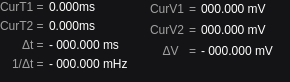
<?xml version="1.0" encoding="UTF-8"?>
<ui version="4.0">
 <class>CursorReadouts</class>
 <widget class="QWidget" name="CursorReadouts">
  <property name="geometry">
   <rect>
    <x>0</x>
    <y>0</y>
    <width>290</width>
    <height>82</height>
   </rect>
  </property>
  <property name="sizePolicy">
   <sizepolicy hsizetype="Fixed" vsizetype="Fixed">
    <horstretch>0</horstretch>
    <verstretch>0</verstretch>
   </sizepolicy>
  </property>
  <property name="maximumSize">
   <size>
    <width>290</width>
    <height>82</height>
   </size>
  </property>
  <property name="windowTitle">
   <string>Form</string>
  </property>
  <layout class="QHBoxLayout" name="horizontalLayout">
   <property name="spacing">
    <number>0</number>
   </property>
   <property name="leftMargin">
    <number>0</number>
   </property>
   <property name="topMargin">
    <number>0</number>
   </property>
   <property name="rightMargin">
    <number>0</number>
   </property>
   <property name="bottomMargin">
    <number>0</number>
   </property>
   <item>
    <widget class="QWidget" name="TimeCursors" native="true">
     <property name="sizePolicy">
      <sizepolicy hsizetype="Fixed" vsizetype="Fixed">
       <horstretch>148</horstretch>
       <verstretch>92</verstretch>
      </sizepolicy>
     </property>
     <property name="minimumSize">
      <size>
       <width>148</width>
       <height>82</height>
      </size>
     </property>
     <property name="maximumSize">
      <size>
       <width>150</width>
       <height>82</height>
      </size>
     </property>
     <property name="styleSheet">
      <string notr="true">QWidget {
  background-color: rgb(20, 20, 22);
  color: white;
}
</string>
     </property>
     <layout class="QGridLayout" name="gridLayout">
      <property name="leftMargin">
       <number>0</number>
      </property>
      <property name="topMargin">
       <number>0</number>
      </property>
      <property name="rightMargin">
       <number>0</number>
      </property>
      <property name="bottomMargin">
       <number>0</number>
      </property>
      <property name="spacing">
       <number>5</number>
      </property>
      <item row="0" column="3">
       <spacer name="verticalSpacer_3">
        <property name="orientation">
         <enum>Qt::Vertical</enum>
        </property>
        <property name="sizeType">
         <enum>QSizePolicy::Fixed</enum>
        </property>
        <property name="sizeHint" stdset="0">
         <size>
          <width>0</width>
          <height>0</height>
         </size>
        </property>
       </spacer>
      </item>
      <item row="5" column="0">
       <spacer name="verticalSpacer_2">
        <property name="orientation">
         <enum>Qt::Vertical</enum>
        </property>
        <property name="sizeType">
         <enum>QSizePolicy::Expanding</enum>
        </property>
        <property name="sizeHint" stdset="0">
         <size>
          <width>0</width>
          <height>0</height>
         </size>
        </property>
       </spacer>
      </item>
      <item row="4" column="0">
       <spacer name="horizontalSpacer_2">
        <property name="orientation">
         <enum>Qt::Horizontal</enum>
        </property>
        <property name="sizeType">
         <enum>QSizePolicy::Fixed</enum>
        </property>
        <property name="sizeHint" stdset="0">
         <size>
          <width>0</width>
          <height>0</height>
         </size>
        </property>
       </spacer>
      </item>
      <item row="1" column="3">
       <spacer name="horizontalSpacer">
        <property name="orientation">
         <enum>Qt::Horizontal</enum>
        </property>
        <property name="sizeType">
         <enum>QSizePolicy::Fixed</enum>
        </property>
        <property name="sizeHint" stdset="0">
         <size>
          <width>0</width>
          <height>0</height>
         </size>
        </property>
       </spacer>
      </item>
      <item row="3" column="1" alignment="Qt::AlignRight">
       <widget class="QLabel" name="timeDeltaLabel">
        <property name="sizePolicy">
         <sizepolicy hsizetype="Fixed" vsizetype="Fixed">
          <horstretch>0</horstretch>
          <verstretch>0</verstretch>
         </sizepolicy>
        </property>
        <property name="styleSheet">
         <string notr="true">color: rgba(255, 255, 255, 153);</string>
        </property>
        <property name="text">
         <string>Δt =</string>
        </property>
        <property name="alignment">
         <set>Qt::AlignLeading|Qt::AlignLeft|Qt::AlignVCenter</set>
        </property>
       </widget>
      </item>
      <item row="1" column="2">
       <widget class="QLabel" name="cursorT1">
        <property name="sizePolicy">
         <sizepolicy hsizetype="Fixed" vsizetype="Fixed">
          <horstretch>0</horstretch>
          <verstretch>0</verstretch>
         </sizepolicy>
        </property>
        <property name="text">
         <string>0.000ms</string>
        </property>
       </widget>
      </item>
      <item row="2" column="1" alignment="Qt::AlignRight">
       <widget class="QLabel" name="cursorT2label">
        <property name="sizePolicy">
         <sizepolicy hsizetype="Fixed" vsizetype="Fixed">
          <horstretch>0</horstretch>
          <verstretch>0</verstretch>
         </sizepolicy>
        </property>
        <property name="styleSheet">
         <string notr="true">color: rgba(255, 255, 255, 153);</string>
        </property>
        <property name="text">
         <string>CurT2 =</string>
        </property>
        <property name="alignment">
         <set>Qt::AlignLeading|Qt::AlignLeft|Qt::AlignVCenter</set>
        </property>
       </widget>
      </item>
      <item row="4" column="1" alignment="Qt::AlignRight">
       <widget class="QLabel" name="frequencyDeltaLabel">
        <property name="sizePolicy">
         <sizepolicy hsizetype="Fixed" vsizetype="Fixed">
          <horstretch>0</horstretch>
          <verstretch>0</verstretch>
         </sizepolicy>
        </property>
        <property name="styleSheet">
         <string notr="true">color: rgba(255, 255, 255, 153);</string>
        </property>
        <property name="text">
         <string>1/Δt =</string>
        </property>
        <property name="alignment">
         <set>Qt::AlignLeading|Qt::AlignLeft|Qt::AlignVCenter</set>
        </property>
       </widget>
      </item>
      <item row="3" column="2" colspan="2">
       <widget class="QLabel" name="timeDelta">
        <property name="sizePolicy">
         <sizepolicy hsizetype="Fixed" vsizetype="Fixed">
          <horstretch>0</horstretch>
          <verstretch>0</verstretch>
         </sizepolicy>
        </property>
        <property name="text">
         <string>- 000.000 ms</string>
        </property>
       </widget>
      </item>
      <item row="2" column="2" colspan="2">
       <widget class="QLabel" name="cursorT2">
        <property name="sizePolicy">
         <sizepolicy hsizetype="Fixed" vsizetype="Fixed">
          <horstretch>0</horstretch>
          <verstretch>0</verstretch>
         </sizepolicy>
        </property>
        <property name="text">
         <string>0.000ms</string>
        </property>
       </widget>
      </item>
      <item row="4" column="2" colspan="2">
       <widget class="QLabel" name="frequencyDelta">
        <property name="sizePolicy">
         <sizepolicy hsizetype="Fixed" vsizetype="Fixed">
          <horstretch>0</horstretch>
          <verstretch>0</verstretch>
         </sizepolicy>
        </property>
        <property name="text">
         <string>- 000.000 mHz</string>
        </property>
       </widget>
      </item>
      <item row="1" column="1">
       <widget class="QLabel" name="cursorT1label">
        <property name="sizePolicy">
         <sizepolicy hsizetype="Fixed" vsizetype="Fixed">
          <horstretch>0</horstretch>
          <verstretch>0</verstretch>
         </sizepolicy>
        </property>
        <property name="styleSheet">
         <string notr="true">color: rgba(255, 255, 255, 153);</string>
        </property>
        <property name="text">
         <string>CurT1 =</string>
        </property>
        <property name="alignment">
         <set>Qt::AlignLeading|Qt::AlignLeft|Qt::AlignVCenter</set>
        </property>
       </widget>
      </item>
     </layout>
    </widget>
   </item>
   <item>
    <widget class="QWidget" name="VoltageCursors" native="true">
     <property name="sizePolicy">
      <sizepolicy hsizetype="Fixed" vsizetype="Fixed">
       <horstretch>140</horstretch>
       <verstretch>89</verstretch>
      </sizepolicy>
     </property>
     <property name="minimumSize">
      <size>
       <width>140</width>
       <height>82</height>
      </size>
     </property>
     <property name="maximumSize">
      <size>
       <width>140</width>
       <height>82</height>
      </size>
     </property>
     <property name="styleSheet">
      <string notr="true">QWidget {
  background-color: rgb(20, 20, 22);
  color: white;
}</string>
     </property>
     <layout class="QGridLayout" name="gridLayout_2">
      <property name="leftMargin">
       <number>0</number>
      </property>
      <property name="topMargin">
       <number>0</number>
      </property>
      <property name="rightMargin">
       <number>0</number>
      </property>
      <property name="bottomMargin">
       <number>0</number>
      </property>
      <property name="spacing">
       <number>5</number>
      </property>
      <item row="2" column="0">
       <widget class="QLabel" name="cursorV2label">
        <property name="sizePolicy">
         <sizepolicy hsizetype="Fixed" vsizetype="Fixed">
          <horstretch>0</horstretch>
          <verstretch>0</verstretch>
         </sizepolicy>
        </property>
        <property name="styleSheet">
         <string notr="true">color: rgba(255, 255, 255, 153);</string>
        </property>
        <property name="text">
         <string>CurV2</string>
        </property>
        <property name="alignment">
         <set>Qt::AlignLeading|Qt::AlignLeft|Qt::AlignVCenter</set>
        </property>
       </widget>
      </item>
      <item row="3" column="0">
       <widget class="QLabel" name="deltaVlabel">
        <property name="sizePolicy">
         <sizepolicy hsizetype="Fixed" vsizetype="Fixed">
          <horstretch>0</horstretch>
          <verstretch>0</verstretch>
         </sizepolicy>
        </property>
        <property name="styleSheet">
         <string notr="true">color: rgba(255, 255, 255, 153);</string>
        </property>
        <property name="text">
         <string>    ΔV</string>
        </property>
        <property name="alignment">
         <set>Qt::AlignLeading|Qt::AlignLeft|Qt::AlignVCenter</set>
        </property>
       </widget>
      </item>
      <item row="1" column="0">
       <widget class="QLabel" name="cursorV1label">
        <property name="sizePolicy">
         <sizepolicy hsizetype="Fixed" vsizetype="Fixed">
          <horstretch>0</horstretch>
          <verstretch>0</verstretch>
         </sizepolicy>
        </property>
        <property name="styleSheet">
         <string notr="true">color: rgba(255, 255, 255, 153);</string>
        </property>
        <property name="text">
         <string>CurV1</string>
        </property>
        <property name="alignment">
         <set>Qt::AlignLeading|Qt::AlignLeft|Qt::AlignVCenter</set>
        </property>
       </widget>
      </item>
      <item row="2" column="2" colspan="2">
       <widget class="QLabel" name="cursorV2">
        <property name="sizePolicy">
         <sizepolicy hsizetype="Fixed" vsizetype="Fixed">
          <horstretch>0</horstretch>
          <verstretch>0</verstretch>
         </sizepolicy>
        </property>
        <property name="text">
         <string>000.000 mV</string>
        </property>
       </widget>
      </item>
      <item row="5" column="2">
       <widget class="QLabel" name="label_15">
        <property name="enabled">
         <bool>false</bool>
        </property>
        <property name="sizePolicy">
         <sizepolicy hsizetype="Fixed" vsizetype="Fixed">
          <horstretch>0</horstretch>
          <verstretch>0</verstretch>
         </sizepolicy>
        </property>
        <property name="text">
         <string/>
        </property>
       </widget>
      </item>
      <item row="1" column="2">
       <widget class="QLabel" name="cursorV1">
        <property name="sizePolicy">
         <sizepolicy hsizetype="Fixed" vsizetype="Fixed">
          <horstretch>0</horstretch>
          <verstretch>0</verstretch>
         </sizepolicy>
        </property>
        <property name="text">
         <string>000.000 mV</string>
        </property>
       </widget>
      </item>
      <item row="6" column="0">
       <spacer name="verticalSpacer_4">
        <property name="orientation">
         <enum>Qt::Vertical</enum>
        </property>
        <property name="sizeType">
         <enum>QSizePolicy::Fixed</enum>
        </property>
        <property name="sizeHint" stdset="0">
         <size>
          <width>0</width>
          <height>0</height>
         </size>
        </property>
       </spacer>
      </item>
      <item row="5" column="0">
       <spacer name="horizontalSpacer_4">
        <property name="orientation">
         <enum>Qt::Horizontal</enum>
        </property>
        <property name="sizeType">
         <enum>QSizePolicy::Fixed</enum>
        </property>
        <property name="sizeHint" stdset="0">
         <size>
          <width>0</width>
          <height>0</height>
         </size>
        </property>
       </spacer>
      </item>
      <item row="1" column="3">
       <spacer name="horizontalSpacer_3">
        <property name="orientation">
         <enum>Qt::Horizontal</enum>
        </property>
        <property name="sizeType">
         <enum>QSizePolicy::Expanding</enum>
        </property>
        <property name="sizeHint" stdset="0">
         <size>
          <width>0</width>
          <height>0</height>
         </size>
        </property>
       </spacer>
      </item>
      <item row="0" column="3">
       <spacer name="verticalSpacer_5">
        <property name="orientation">
         <enum>Qt::Vertical</enum>
        </property>
        <property name="sizeType">
         <enum>QSizePolicy::Fixed</enum>
        </property>
        <property name="sizeHint" stdset="0">
         <size>
          <width>0</width>
          <height>0</height>
         </size>
        </property>
       </spacer>
      </item>
      <item row="3" column="2">
       <widget class="QLabel" name="voltageDelta">
        <property name="sizePolicy">
         <sizepolicy hsizetype="Fixed" vsizetype="Fixed">
          <horstretch>0</horstretch>
          <verstretch>0</verstretch>
         </sizepolicy>
        </property>
        <property name="text">
         <string>- 000.000 mV</string>
        </property>
       </widget>
      </item>
      <item row="3" column="1">
       <widget class="QLabel" name="label">
        <property name="styleSheet">
         <string notr="true">color: rgba(255, 255, 255, 153);</string>
        </property>
        <property name="text">
         <string>=</string>
        </property>
       </widget>
      </item>
      <item row="2" column="1">
       <widget class="QLabel" name="label_2">
        <property name="styleSheet">
         <string notr="true">color: rgba(255, 255, 255, 153);</string>
        </property>
        <property name="text">
         <string>=</string>
        </property>
       </widget>
      </item>
      <item row="1" column="1">
       <widget class="QLabel" name="label_3">
        <property name="styleSheet">
         <string notr="true">color: rgba(255, 255, 255, 153);</string>
        </property>
        <property name="text">
         <string>=</string>
        </property>
       </widget>
      </item>
     </layout>
    </widget>
   </item>
  </layout>
 </widget>
 <resources/>
 <connections/>
</ui>
